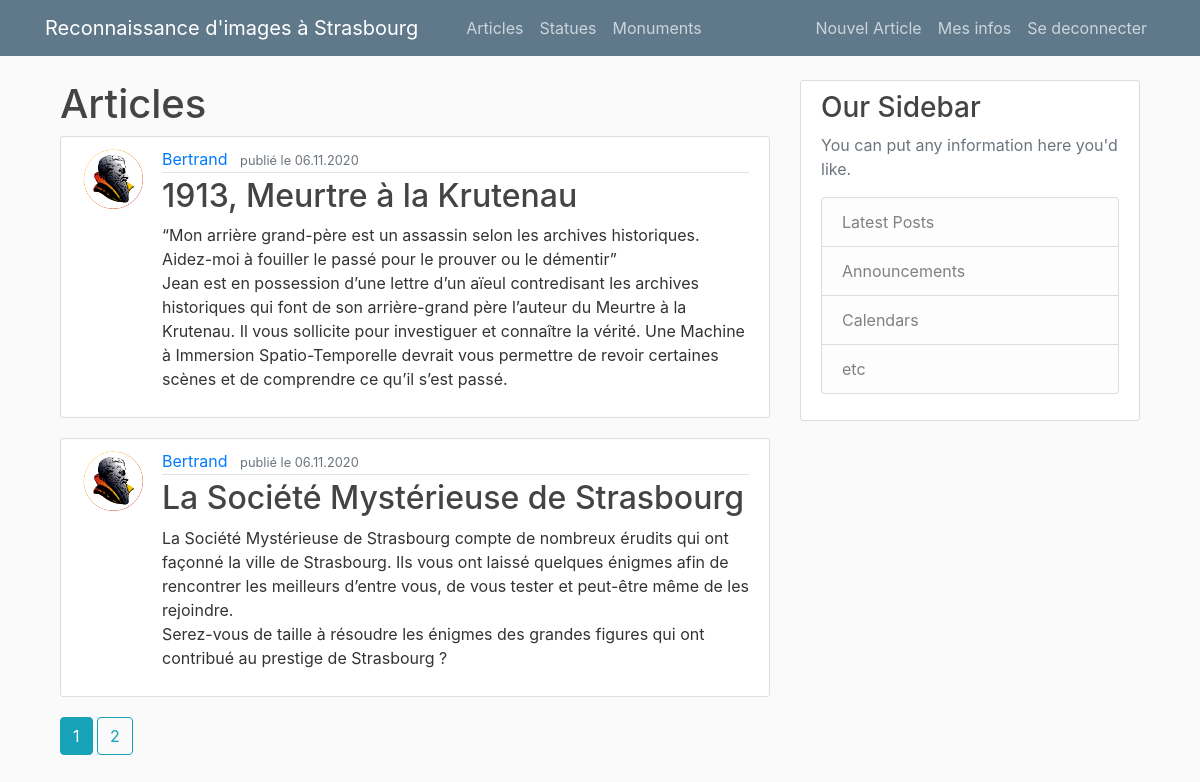
/articles (signed in), run on the app's committed database.
### main/models.py (models this page shows, shortened)
class Post(db.Model):
    id = db.Column(db.Integer, primary_key=True)
    title = db.Column(db.String(100), nullable=False)
    date = db.Column(db.DateTime, nullable=False, default=dt.utcnow())
    content = db.Column(db.Text, nullable=False)
    user_id = db.Column(db.Integer, db.ForeignKey('user.id'), nullable=False)

class User(db.Model, UserMixin):
    id = db.Column(db.Integer, primary_key=True)
    username = db.Column(db.String(20), unique=True, nullable=False)
    email = db.Column(db.String(120), unique=True, nullable=False)
    image_file = db.Column(db.String(20), nullable=False, default='default.png')
    password = db.Column(db.String(60), nullable=False)
    posts = db.relationship('Post', backref='author', lazy=True)

### main/routes.py (the view)
@app.route("/articles")
def posts():
    page = request.args.get('page', 1, type=int)
    posts = Post.query.order_by(Post.date.desc()).paginate(page=page, per_page=2)
    return render_template('posts.html',
                           posts=posts,
                           title='Articles')

### main/models.py (called while the page is built)
@login_manager.user_loader
def load_user(user_id):
    return User.query.get(int(user_id))

### main/templates/posts.html
{% extends "layout.html" %}
{% block content %}
  {% for post in posts.items %}
  <article class="media content-section">
    <img class="rounded-circle article-img" src="{{ url_for('static', filename='profile_pics/' + post.author.image_file) }}" alt="">
    <div class="media-body">
      <div class="article-metadata">
        <a class="mr-2" href="{{ url_for('posted_by', username=post.author.username) }}">{{ post.author.username }}</a>
        <small class="text-muted">publié le {{ post.date.strftime('%d.%m.%Y') }}</small>
      </div>
      <h2><a class="article-title" href="{{ url_for('post', post_id=post.id) }}">{{ post.title }}</a></h2>
      <p class="article-content">{{ post.content }}</p>
    </div>
  </article>
  {% endfor%}
  {% for page_num in posts.iter_pages(left_edge=1, right_edge=1, left_current=1, right_current=2) %}
    {% if page_num %}
      {% if posts.page == page_num %}
        <a class="btn btn-info mb-4" href="{{ url_for('posts', page=page_num) }}">{{ page_num }}</a>
      {% else %}
        <a class="btn btn-outline-info mb-4" href="{{ url_for('posts', page=page_num) }}">{{ page_num }}</a>
      {% endif %}
    {% else %}
      ...
    {% endif %}
  {% endfor %}
{% endblock content %}

### main/static/main.css (style rules this page uses)
body { background: #fafafa; color: #333333; margin-top: 5rem; }
h1, h2, h3, h4, h5, h6 { color: #444444; }
.content-section { background: #ffffff; padding: 10px 20px; border: 1px solid #dddddd; border-radius: 3px; margin-bottom: 20px; }
.article-title { color: #444444; }
.article-content { white-space: pre-line; }
.article-img { height: 65px; width: 65px; margin-right: 16px; }
.article-metadata { padding-bottom: 1px; margin-bottom: 4px; border-bottom: 1px solid #e3e3e3 }

### data on the page
Post: image_file (placeholder picture), author.username "Bertrand", date "06.11.2020", title "1913, Meurtre à la Krutenau", content "“Mon arrière grand-père est un assassin selon les archives historiques. Aidez-moi à fouiller le passé pour le prouver ou le démentir” Jean est en possession d’une lettre d’un aïeul contredisant les archives historiques qui font de son arrière-grand père l’auteur du Meurtre à la Krutenau. Il vous sollicite pour investiguer et connaître la vérité. Une Machine à Immersion Spatio-Temporelle devrait vous permettre de revoir certaines scènes et de comprendre ce qu’il s’est passé."
Post: image_file (placeholder picture), author.username "Bertrand", date "06.11.2020", title "La Société Mystérieuse de Strasbourg", content "La Société Mystérieuse de Strasbourg compte de nombreux érudits qui ont façonné la ville de Strasbourg. Ils vous ont laissé quelques énigmes afin de rencontrer les meilleurs d’entre vous, de vous tester et peut-être même de les rejoindre. Serez-vous de taille à résoudre les énigmes des grandes figures qui ont contribué au prestige de Strasbourg ?"

### other printed values
{{ title }} "Articles"
{{ page_num }} "1"
{{ page_num }} "2"
